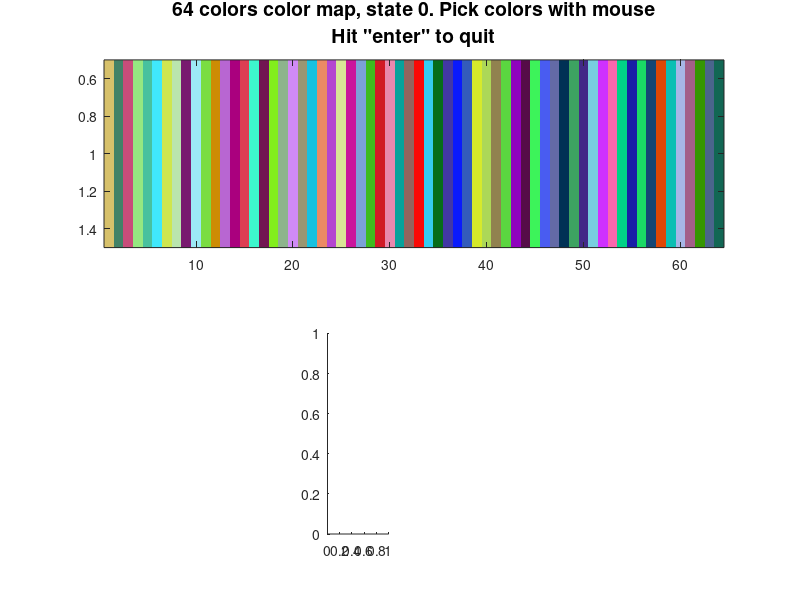

The MATLAB script that drew this image:
function [M] = ROIcmap(nc,opt)
% creates a colormap with 
%           no color too close to grayscale,
%           no two consecutive colors too close
%           no colors exeedingly close to another in the map
%
%   nc: number of colors in map. Default is 64
%   opt: optional options structure
%      .show: Figure handle in which to show the map
%             Default is 1. Set to 0 for no show.
%             In show mode, you get to pick colors with mouse
%             and read in their values. Hit enter to exit from
%             this mode.
%      .state: State of the random number generator.
%              Default is 0. 
%      .write: Name of file to write colormap into
%              Default is '', no writing. Use something like
%              ROI64s0.1D.cmap, for a 64 cols, seed 0 colormap.
% returns
%   M: The colormap. 
%
%see also readXcol
% Ziad S. Saad SSCC/NIMH/NIH, ziad@nih.gov

if (nargin == 0),
   nc = 64;
   opt.show = 1;
elseif (nargin == 1),
   opt.show = 1;
end

if (isempty(nc)), nc = 64; end

if (~isfield(opt,'show') | isempty(opt.show)), opt.show = 1; end
if (~isfield(opt,'state') | isempty(opt.state)), opt.state = 0; end
if (~isfield(opt,'write') | isempty(opt.write)), opt.write = ''; end

%initialize rng 
rand('state',opt.state);

M = zeros(nc,3);
for (i=1:1:nc),
   M(i,:) = rand(1,3);
   %reject if too gray or too close to previous color
   while (toogray(M(i,:)) || tooclose(M,i)),
      M(i,:) = rand(1,3);
   end
end

if (~isempty(opt.write)),
   optw.OverWrite = 'p';
   wryte3(M, opt.write, optw);
end

if (opt.show),
   figure(opt.show); clf
   subplot (211);
   colormap(M);
   image ([1:1:nc]);  
   str = sprintf('%d colors color map, state %d. Pick colors with mouse\nHit "enter" to quit', nc, opt.state);
   title(str, 'fontsize',14);
   drawnow; 

   i = 0;
   subplot (269);cla

   x1 = 1;
   while (~isempty(x1)),
      [x1,y] = ginput (1);
      if (~isempty(x1)),
         x1 = floor(x1(1)-0.5)+1;
         subplot (269);
         addsquare([0 i], [2.5 1+i], M(x1,:)); hold on
         plot (-0.2, i+0.5, 'k*');
         axis ([-1 3 -1 11]);
         str = sprintf ('Top Col: %.3g %.3g %.3g', M(x1,1), M(x1,2), M(x1,3));
         ht = text (3, 0.3+i, 0, str, 'fontsize',14, 'color', M(x1,:));
         title (str);
         i = rem(i +1, 10);
      end
   end
end
   
return;

function [a] = toogray(c)

   a = 0;
   dc = abs(c - mean(c));
   if (dc(1) < 0.1 & dc(2) < 0.1 & dc(3) < 0.1), a = 1; end
   return;

function [a] = tooclose(M,i)

   if (i==1), a = 0; return; end
   
   a = 1;
   
   %too close to previous ?
   dc = abs(M(i,:)-M(i-1,:));
   if (sum(dc) < 0.4), return; end
   
   %too close to one before?
   if (i > 2), 
      for (j=1:1:i-2),
         dc = abs(M(i,:)-M(j,:));
         if (dc(1) < 0.1 & dc(2) < 0.1 & dc(3) < 0.1), return; end  
      end
   end
   %OK if you get here
   a = 0;
   return;   
